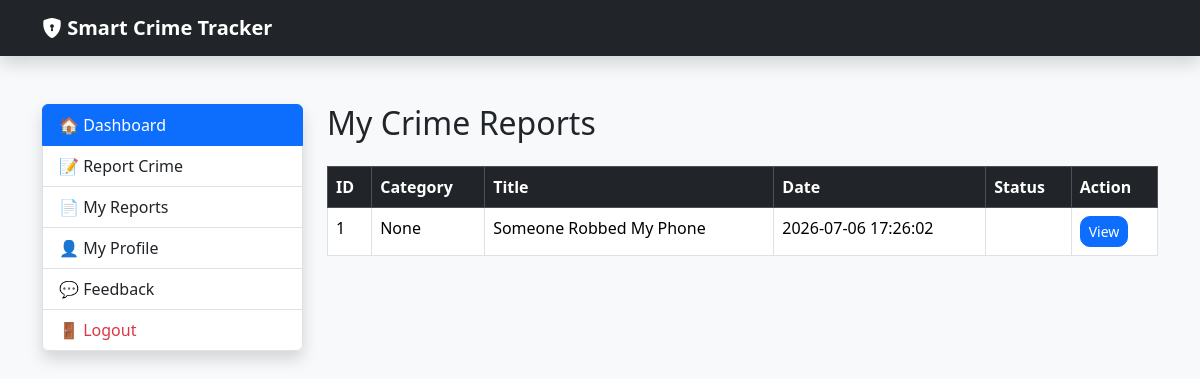
Screenshot of /citizen/reports (signed in) with the database file from the repository.
### tables this page shows
CREATE TABLE crime_reports(

            report_id INTEGER PRIMARY KEY AUTOINCREMENT,

            citizen_id INTEGER,

            category_id INTEGER,

            title TEXT,

            description TEXT,

            location TEXT,

            evidence TEXT,

            report_date TEXT,

            status TEXT DEFAULT 'Pending',

            assigned_officer INTEGER, incident_date TEXT, rejection_reason TEXT, created_at TEXT, closed_at TEXT, closing_remarks TEXT,

            FOREIGN KEY(citizen_id)
                REFERENCES users(user_id),

            FOREIGN KEY(category_id)
                REFERENCES crime_categories(category_id),

            FOREIGN KEY(assigned_officer)
                REFERENCES users(user_id)
        );

### routes/citizen_routes.py (the view)
@citizen_bp.route("/citizen/reports")
def my_reports():
    if session.get("role") != "Citizen":
        return redirect("/login")
    reports = db.fetchall(
        """
        SELECT
            cr.report_id,
            cc.category_name,
            cr.title,
            cr.report_date,
            cr.status
        FROM crime_reports cr

        LEFT JOIN crime_categories cc
            ON cr.category_id = cc.category_id

        WHERE cr.citizen_id = ?

        ORDER BY cr.report_date DESC
        """,
        (session["user_id"],)
    )
    return render_template(
        "citizen/my_reports.html",
        reports=reports
    )

### database.py (called while the page is built)
    def fetchall(self, query, parameters=()):
        self.cursor.execute(query, parameters)
        return self.cursor.fetchall()

### templates/citizen/my_reports.html (shortened to what this page needs)
{% extends "citizen/layout.html" %}
{% block citizen_content %}
<h2 class="mb-4">
My Crime Reports
</h2>
<table class="table table-hover table-bordered">
<thead class="table-dark">
<tr>
<th>ID</th>
<th>Category</th>
<th>Title</th>
<th>Date</th>
<th>Status</th>
<th>Action</th>
</tr>
</thead>
<tbody>
{% for report in reports %}
<tr>
<td>{{ report.report_id }}</td>
<td>{{ report.category_name }}</td>
<td>{{ report.title }}</td>
<td>{{ report.report_date }}</td>
<td>
</td>
<td>
<a
href="{{ url_for('citizen.report_details',
report_id=report.report_id) }}"
class="btn btn-sm btn-primary">
View
</a>
</td>
</tr>
{% endfor %}
</tbody>
</table>
{% endblock %}

### static/style.css (style rules this page uses)
body { background:#f5f7fa; }
.btn { border-radius:10px; }

### rows the page displays
crime_reports: report_id "1", category_name "None", title "Someone Robbed My Phone", report_date "2026-07-06 17:26:02"
